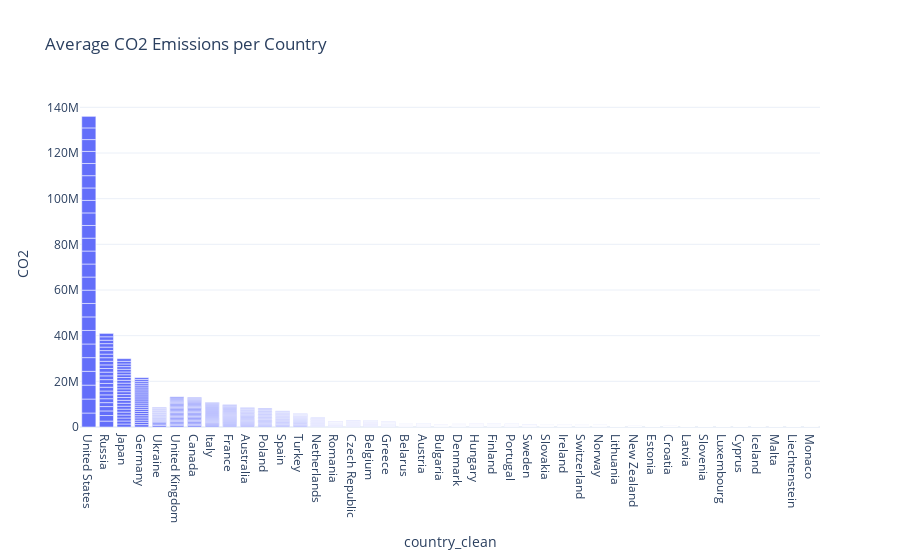

The notebook cell this image was saved under:
### Code cell
fig=px.bar(climate_b,x='country_clean',y='CO2',title='Average CO2 Emissions per Country',template="plotly_white")
fig.show()

### Figure 1 — Plotly figure (JSON) as saved in the notebook; plotly's stock layout.template omitted (floating-point values rounded to 4 significant figures; data arrays with more than 128 entries replaced by an {"elided": "..."} marker saying what was removed)
{"data": [{"alignmentgroup": "True", "hovertemplate": "country_clean=%{x}<br>CO2=%{y}<extra></extra>", "legendgroup": "", "marker": {"color": "#636efa", "pattern": {"shape": ""}}, "name": "", "offsetgroup": "", "orientation": "v", "showlegend": false, "textposition": "auto", "type": "bar", "x": {"elided": "1008 str values"}, "xaxis": "x", "y": {"elided": "1008 float values"}, "yaxis": "y"}], "layout": {"barmode": "relative", "legend": {"tracegroupgap": 0}, "title": {"text": "Average CO2 Emissions per Country"}, "xaxis": {"anchor": "y", "domain": [0, 1], "title": {"text": "country_clean"}}, "yaxis": {"anchor": "x", "domain": [0, 1], "title": {"text": "CO2"}}}}
